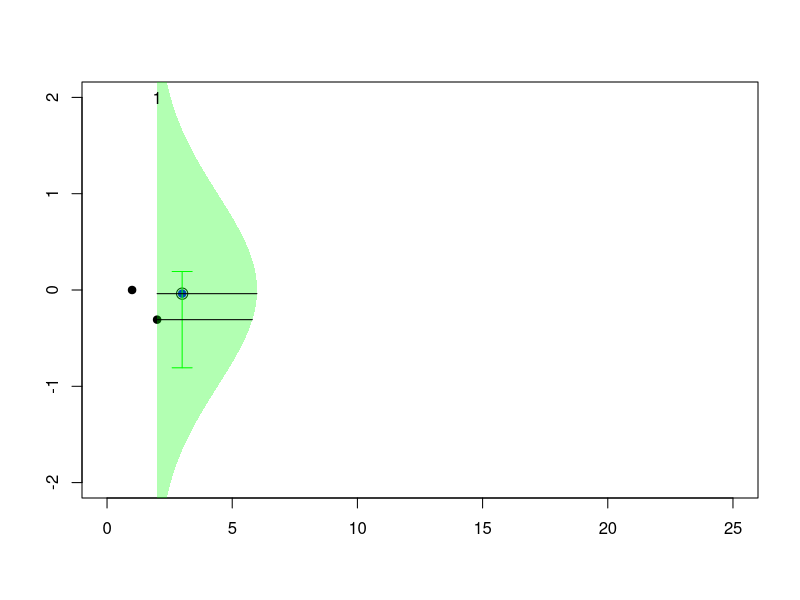
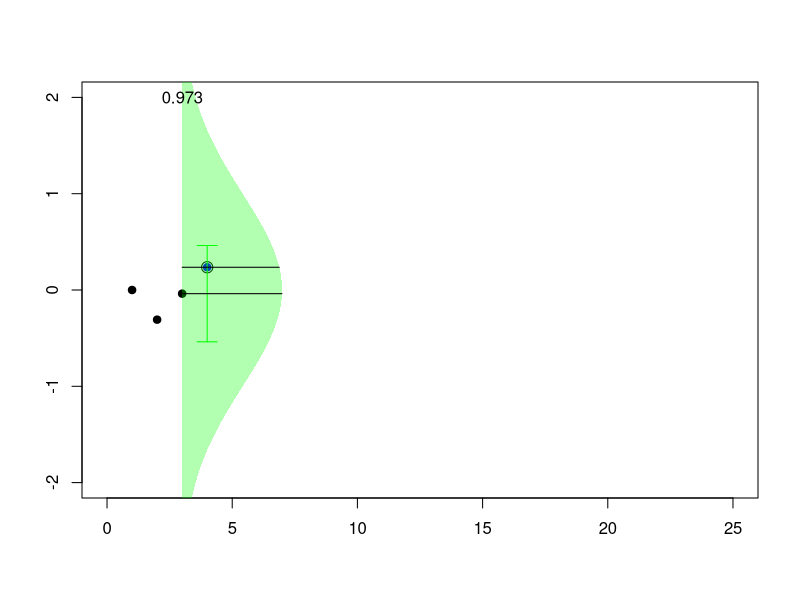
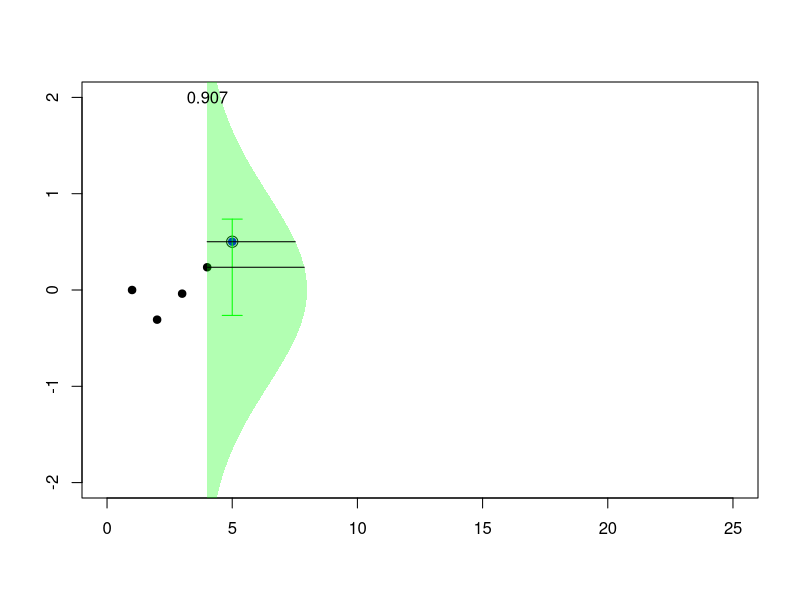
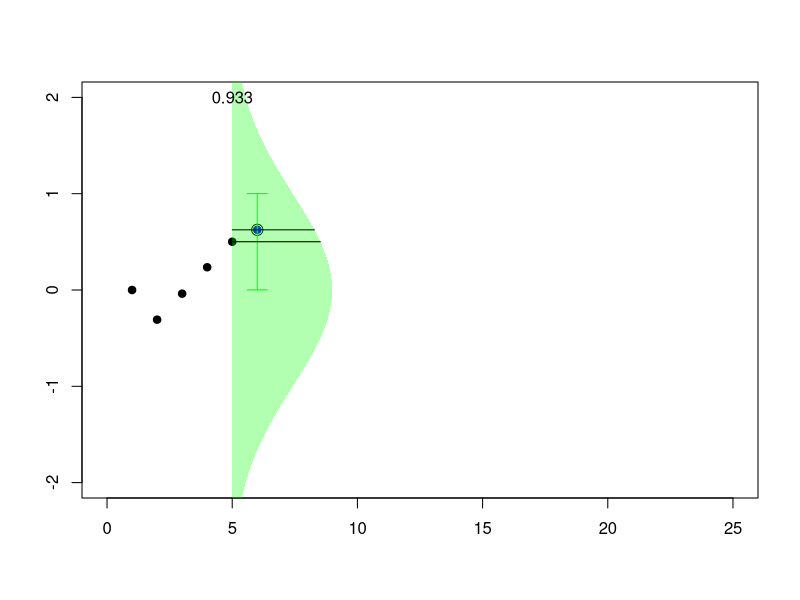
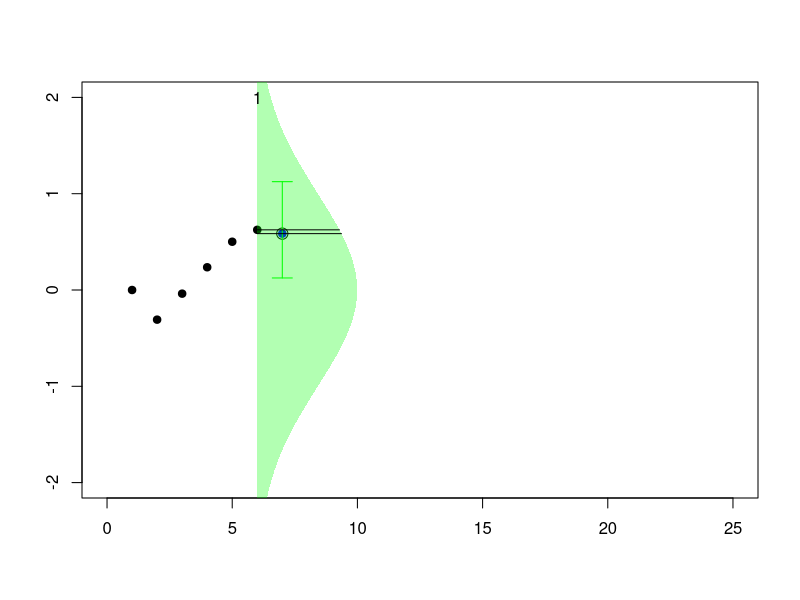
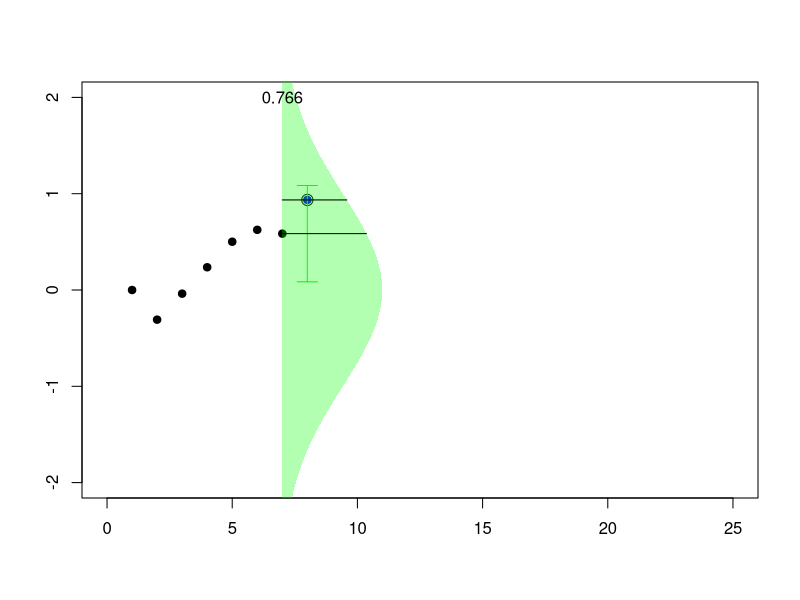
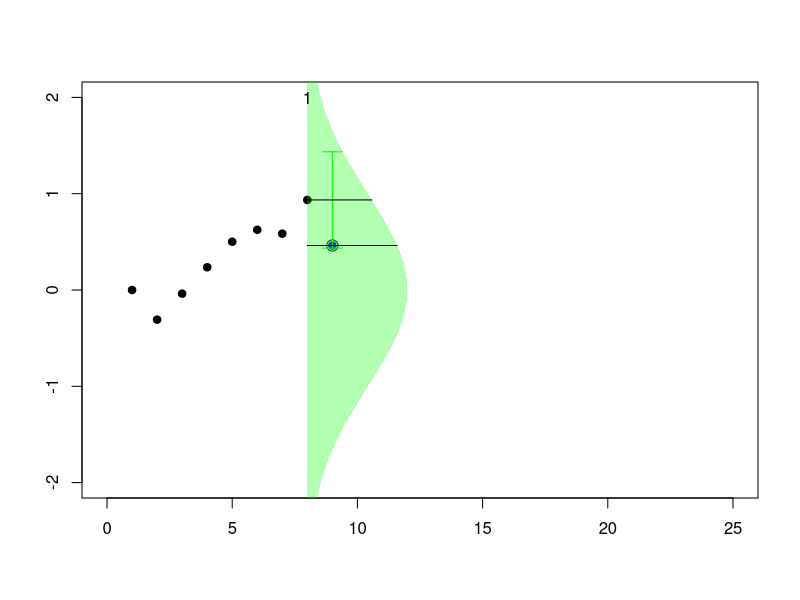
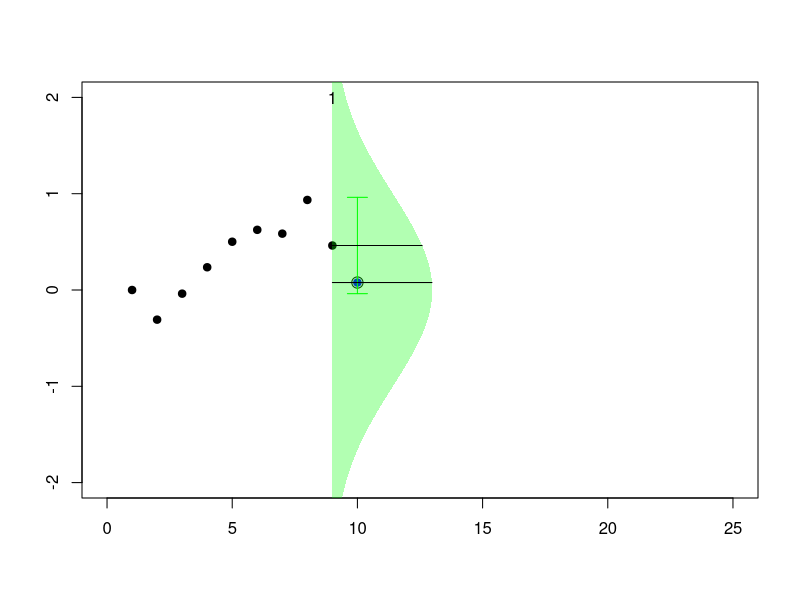

Write R code to recreate these figures, in order.
## ---- chunk 1
metrop1 <- function(n=1000,eps=0.5){
 vec <- matrix(NA, n, 3)
 x=0
 vec[1] <- x
 for (i in 2:n) {
 innov <- runif(1,-eps,eps)
 mov <- x+innov
 R <- min(1,dnorm(mov)/dnorm(x))
 u <- runif(1)
 if (u < R) x <- mov
 vec[i,] <- c(x,mov,R)
 }
return(vec)}
## ---- chunk 2
#install.packages('gifski')
#if (packageVersion('knitr') < '1.20.14') {
#  remotes::install_github('yihui/knitr')
#}
vec <- metrop1(25)
u=seq(-3,3,by=.01)
pic_ani = function(k){
  plot(1:k,vec[1:k,1],pch=19,xlim=c(0,25),ylim=c(-2,2),xlab="",ylab="")
    if(vec[k+1,1]==vec[k+1,2]) points(k+1,vec[k+1,1],col="blue",pch=19)
    if(vec[k+1,1]!=vec[k+1,2]) points(k+1,vec[k+1,1],col="red",pch=19)
  points(k+1,vec[k+1,2],cex=1.5)
  arrows(k+1,vec[k,1]-.5,k+1,vec[k,1]+.5,col="green",angle=90,code = 3,length=.1)
  polygon(c(k+dnorm(u)*10,rep(k,length(u))),c(u,rev(u)),col=rgb(0,1,0,.3),
          border=NA)  
  segments(k,vec[k,1],k+dnorm(vec[k,1])*10,vec[k,1])
  segments(k,vec[k+1,2],k+dnorm(vec[k+1,2])*10,vec[k+1,2])
  text(k,2,round(vec[k+1,3],digits=3))
}

## ---- chunk 3
for (k in 2:23) {pic_ani(k)}
## ---- chunk 4
vec <- metrop1(10000)
simx <- vec[1000:10000,1]
par(mfrow=c(1,4))
plot(simx,type="l")
hist(simx,probability = TRUE,col="light blue",border="white")
lines(u,dnorm(u),col="red")
qqnorm(simx)
acf(simx,lag=100,lwd=2,col="light blue")
## ---- chunk 5
sim <- NULL
 lambda <- c(1,2)
 X <- c(3,3)
 s <- 5
 for(k in 1:1000){
 i <- sample(1:2,1)
 X[i] <- rexp(1,lambda[i])+max(0,s-sum(X[-i]))
 while(sum(X)<s){
 X[i] <- rexp(1,lambda[i])+max(0,s-sum(X[-i])) }
 sim <- rbind(sim,X) }

## ---- chunk 6
plot(sim,xlim=c(1,11),ylim=c(0,4.3))
polygon(c(-1,-1,6),c(-1,6,-1),col="red",density=15,border=NA)
abline(5,-1,col="red")
## ---- chunk 7
lambda <- c(1,2)
X <- c(3,3)
sim <- X
s <- 5
for(k in 1:100){
 set.seed(k)
 i <- sample(1:2,1)
 X[i] <- rexp(1,lambda[i])+max(0,s-sum(X[-i]))
 while(sum(X)<s){
 X[i] <- rexp(1,lambda[i])+max(0,s-sum(X[-i])) }
 sim <- rbind(sim,X) }
pic_ani = function(n){
plot(sim[1:n,],xlim=c(1,11),ylim=c(0,5),xlab="",ylab="")
i=which(apply(sim[(n-1):n,],2,diff)==0)
if(i==1) abline(v=sim[n,1],col="grey")
if(i==2) abline(h=sim[n,2],col="grey")
if(n>=1) points(sim[n,1],sim[n,2],pch=19,col="blue",cex=1.4)
if(n>=2) points(sim[n-1,1],sim[n-1,2],pch=19,col="red",cex=1.4)
polygon(c(-1,-1,6),c(-1,6,-1),col="red",density=15,border=NA)
abline(5,-1,col="red")
}
## ---- chunk 8
for (i in 2:100) {pic_ani(i)}
